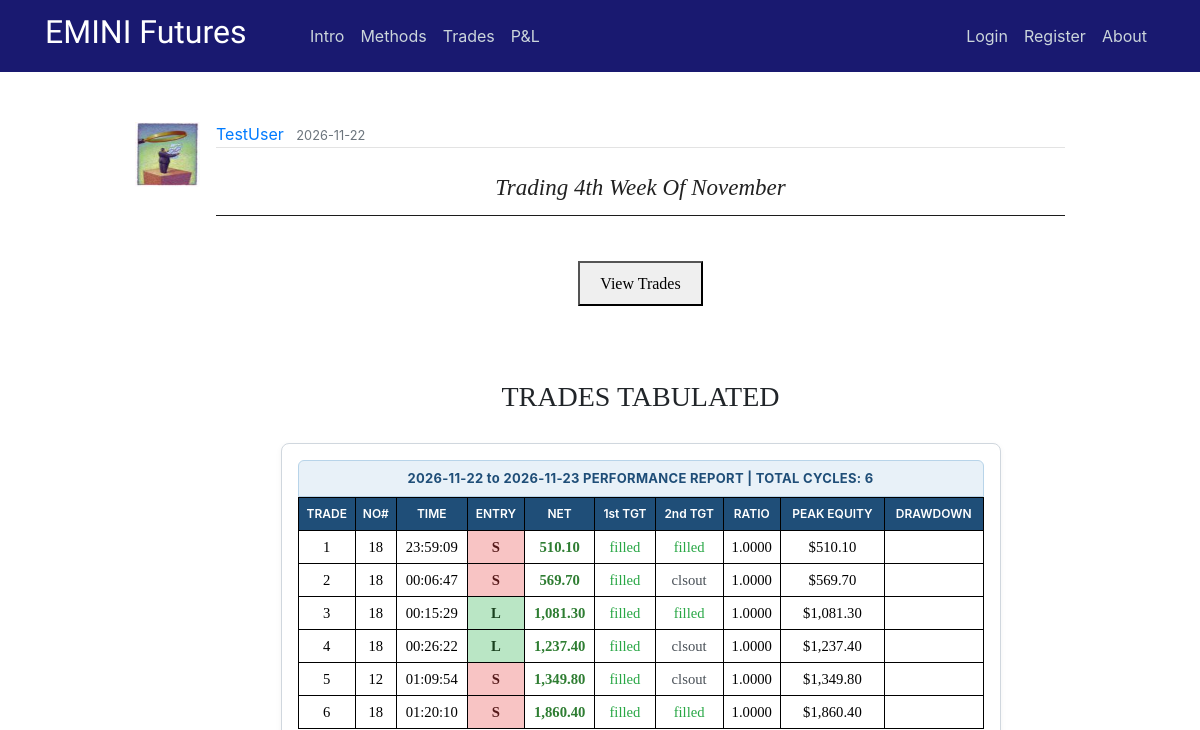
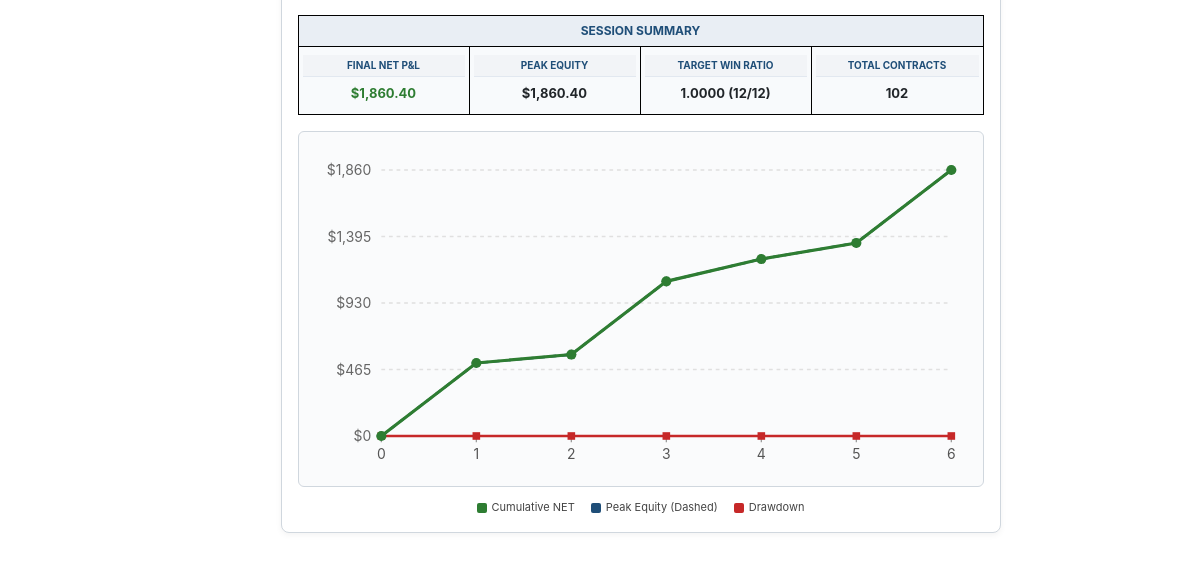
Page /post/392 on the earlier database version (2 pictures, top to bottom).
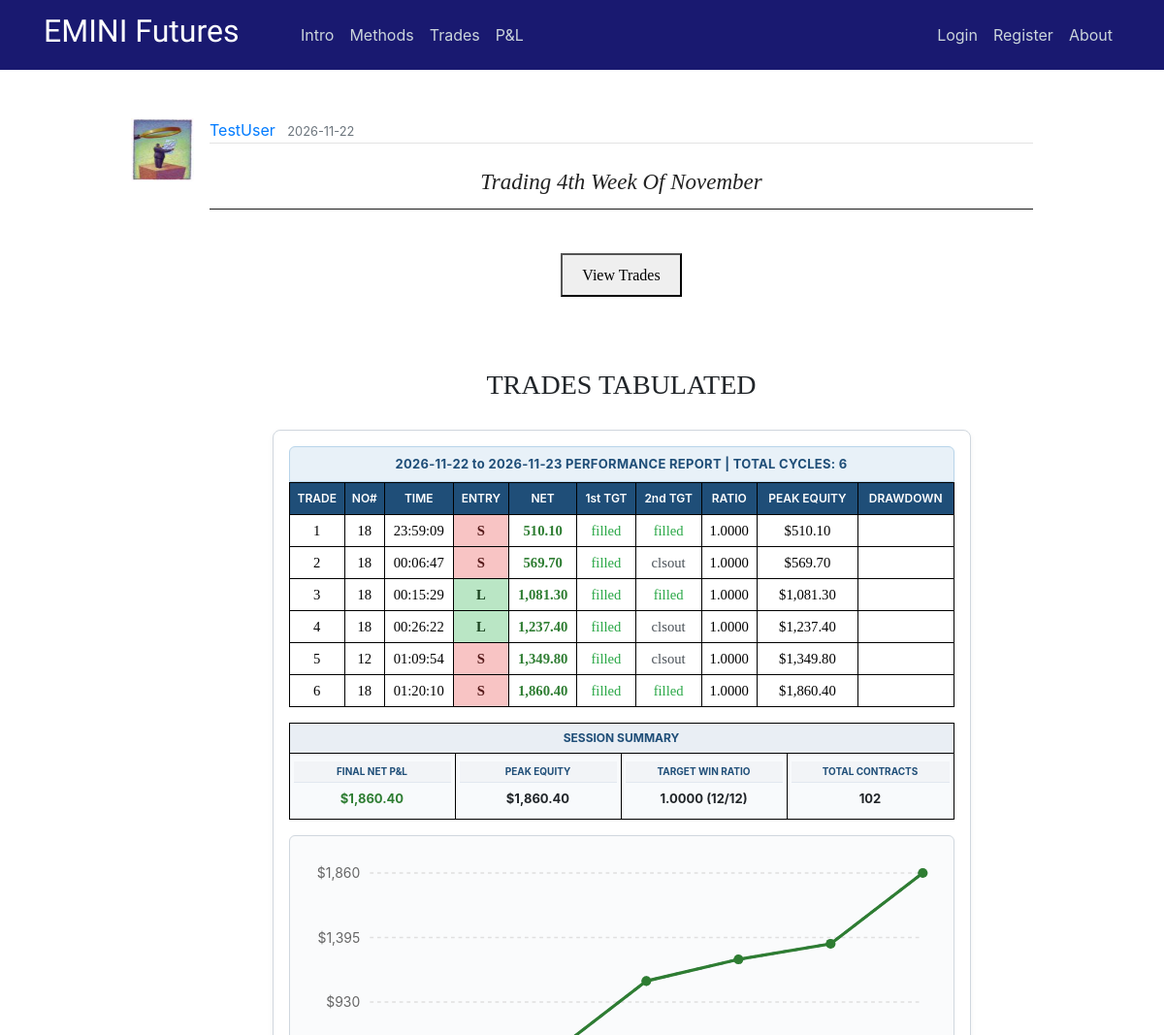
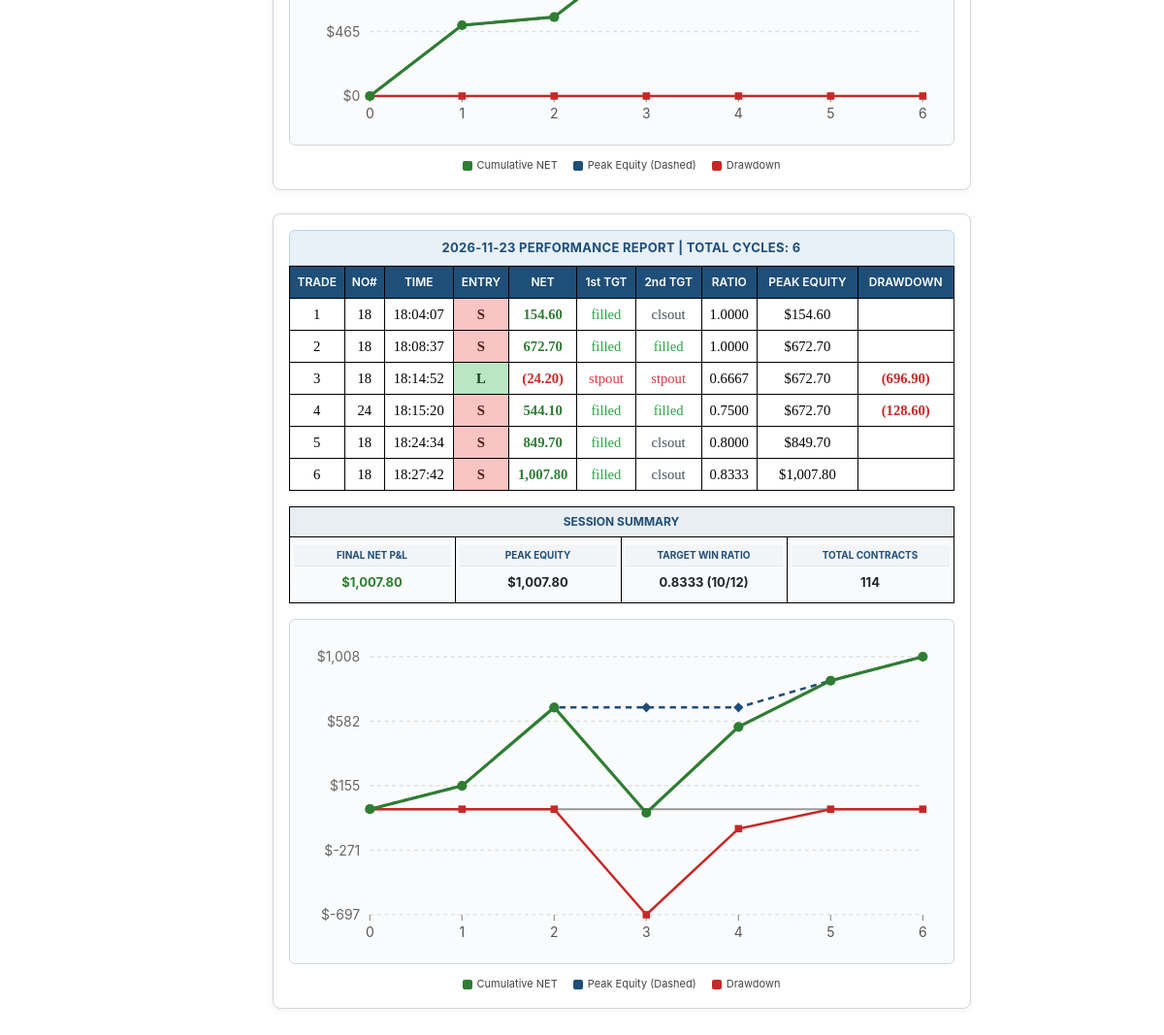
Same page on the later database version (2 pictures, top to bottom).
### flaskblog/models.py (models this page shows, shortened)
class User(db.Model, UserMixin):
    id = db.Column(db.Integer, primary_key=True)
    username = db.Column(db.String(20), unique=True, nullable=False)
    email = db.Column(db.String(120), unique=True, nullable=False)
    image_file = db.Column(db.String(20), nullable=False, default='default.jpg')
    password = db.Column(db.String(60), nullable=False)
    posts = db.relationship('Post', backref='author', lazy=True)

class Post(db.Model):
    id = db.Column(db.Integer, primary_key=True)
    title = db.Column(db.String(100), nullable=False)
    date_posted = db.Column(db.DateTime, nullable=False, default=datetime.utcnow)
    content = db.Column(db.Text, nullable=False)
    user_id = db.Column(db.Integer, db.ForeignKey('user.id'), nullable=False)
    teaser_title = db.Column(db.Text, nullable=True)
    teaser_details = db.Column(db.Text, nullable=True)
    teaser_caption = db.Column(db.Text, nullable=True)
    teaser_img = db.Column(db.Text, nullable=True)
    teaser_content = db.Column(db.Text, nullable=True)
    teaser_wkid = db.Column(db.Text, nullable=True)

### flaskblog/posts/routes.py (the view)
@posts.route("/post/<int:post_id>")
def post(post_id):
    post = Post.query.get_or_404(post_id)
    if len(post.teaser_wkid) != 0:
        weekly = post.teaser_wkid
    else:
        weekly = ""
    return render_template('post.html', weekly=weekly, title=post.title, post=post)

### flaskblog/templates/post.html (shortened to what this page needs)
{% extends "layout.html" %}
{% block content %}
  <article class="media content-section" style="border:none;">
    <img class="article-img" src="{{ url_for('static', filename='profile_pics/' + post.author.image_file) }}">
    <div class="media-body">
      <div class="article-metadata">
        <a class="mr-2" href="{{ url_for('users.user_posts', username=post.author.username) }}">{{ post.author.username }}</a>
        <small class="text-muted">{{ post.date_posted.strftime('%Y-%m-%d') }}</small>
      </div>
      <center><br><h3 class="hero-header">{{ post.title }}</h3><hr><br></center>
      {% if weekly |length %}
      <center><button onclick="myDetach()">View Trades</button></center>
      <br>
      <br>
      {% endif %}
      <br><H6>TRADES TABULATED</H6><br>
      {{ post.content|safe }}
  </article>
{% endblock content %}

### flaskblog/templates/layout.html (shortened to what this page needs)
<!DOCTYPE html>
<html xmlns:v="urn:schemas-microsoft-com:vml" xmlns:o="urn:schemas-microsoft-com:office:office" xmlns:x="urn:schemas-microsoft-com:office:excel" xmlns="http://www.w3.org/TR/REC-html40" >
    <head>
      <link rel="stylesheet" href="https://maxcdn.bootstrapcdn.com/bootstrap/4.0.0/css/bootstrap.min.css">
      <link rel="stylesheet" type="text/css" href="{{ url_for('static', filename='main.css') }}">
      <link rel="stylesheet" type="text/css" href="{{ url_for('static', filename='study.css') }}">
      <link rel="stylesheet" type="text/css" href="{{ url_for('static', filename='modal.css') }}">
      <link rel="Stylesheet" type="text/css" href="{{ url_for('static', filename='stylesheet.css') }}">
    </head>
    <body>
    <div class="grid">
    <header class="site-header">
          <nav class="navbar navbar-expand-md navbar-dark bg-steel fixed-top">
              <div class="container">
                <a class="navbar-brand mr-2" href="/"><h2><span style="font-family:Lobster Two">EMINI Futures &nbsp &nbsp &nbsp</span></h2></a>
                <div class="collapse navbar-collapse" id="navbarToggle">
                  <div class="navbar-nav mr-auto">
                    <a class="nav-item nav-link" href="{{ url_for('main.intro') }}">Intro</a>
                    <a class="nav-item nav-link" href="{{ url_for('main.methods') }}">Methods</a>
                    <a class="nav-item nav-link" href="{{ url_for('main.trades') }}">Trades</a>
                    <a class="nav-item nav-link" href="{{ url_for('main.pnl') }}">P&L</a>
                  </div>
                  <div class="navbar-nav">
                    {% if current_user.is_authenticated and current_user.username == "GuestUser" %}
                      <a class="nav-item nav-link" href="{{ url_for('users.login') }}">Members Login</a>
                      <a class="nav-item nav-link" href="{{ url_for('users.logout') }}">Logout</a>
                      <a class="nav-item nav-link" href="{{ url_for('main.about') }}">About</a>
                    {% else %}
                      {% if current_user.is_authenticated %}
                        <a class="nav-item nav-link" href="{{ url_for('posts.new_post') }}">New Post</a>
                        <a class="nav-item nav-link" href="{{ url_for('users.account') }}">Account</a>
                        <a class="nav-item nav-link" href="{{ url_for('users.logout') }}">Logout</a>
                        <a class="nav-item nav-link" href="{{ url_for('main.about') }}">About</a>
                      {% else %}
                        <a class="nav-item nav-link" href="{{ url_for('users.login') }}">Login</a>
                        <a class="nav-item nav-link" href="{{ url_for('users.register') }}">Register</a>
                        <a class="nav-item nav-link" href="{{ url_for('main.about') }}">About</a>
                      {% endif %}
                    {% endif %}
                  </div>
                </div>
              </div>
          </nav>
    </header>
    <main role="main" class="container-fluid site-header-border-adjust col-md-10">
      <div>
        {% block content %}{% endblock %}
      </div>
    </main>
    </body>
</html>

### flaskblog/static/main.css (style rules this page uses)
body { margin-top: 5rem; }
hr { margin-top: 1rem; margin-bottom: 1rem; border: 0; border-top: 1px solid rgba(0, 0, 0, 0.89); }
.bg-steel { background-color: midnightblue; }
.site-header .navbar-nav .nav-link { color: #cbd5db; }
.site-header-border-adjust { margin-top: 7rem; }
.content-section { background: #ffffff; padding: 10px 20px; border: 1px solid #000000; border-radius: 9px; margin-bottom: 20px; }
.article-img { height: 65px; width: 65px; margin-right: 16px; }
.article-metadata { padding-bottom: 1px; margin-bottom: 4px; border-bottom: 1px solid #e3e3e3 }

### flaskblog/static/study.css (style rules this page uses)
h3.hero-header { color: #222; text-transform: capitalize; font-weight: 400; font-style: italic; font-size: 28px; font-family: Baskerville, 'Baskerville Old Face', 'Hoefler Text', Garamond, 'Times New Roman', serif; }
h3 { font-weight: 700; line-height: 1; }
h6 { text-align: center; font-weight: 400; font-size: 24px; font-family: Baskerville, 'Baskerville Old Face', 'Hoefler Text', Garamond, 'Times New Roman', serif; line-height: 1; }
button { margin-top: 5px; margin-bottom: 5px; padding: 8px 20px 7px; font-family: Cambria, Georgia, serif; line-height: 1.6; }
@media screen and (min-width: 25rem) { h3.hero-header { font-size: 23px; } }
@media screen and (min-width: 36rem) { h6 { font-size: 26px; } }
@media screen and (min-width: 48rem) { h6 { font-size: 28px; } }

### flaskblog/static/modal.css (style rules this page uses)
img { margin-bottom: -4px; }

### flaskblog/static/stylesheet.css (style rules this page uses)
tr { mso-height-source:auto; mso-ruby-visibility:none; }
td { mso-style-parent:style0; padding-top:1px; padding-right:1px; padding-left:1px; mso-ignore:padding; mso-number-format:"General"; text-align:general; vertical-align:bottom; white-space:nowrap; mso-rotate:0; mso-pattern:auto; mso-background-source:auto; color:#000000; font-size:11.0pt; font-weight:400; font-style:normal; text-decoration:none; font-family:Calibri; mso-generic-font-family:auto; mso-font-charset:134; border:none; mso-protection:locked visible; }

Differences in the rows shown:
changed Post "Trading 4th Week Of November": content "…Peak Equity (Dashed) Drawdown" → "…Peak Equity (Dashed) Drawdown 2026-11-23 PERFORMANCE REPORT | TOTAL CYCLES: 6 TRADE NO# TIME ENTRY NET 1st TGT 2nd TGT RATIO PEAK EQUITY DRAWDOWN 1 18 18:04:07 S 154.60 filled clsout 1.0000 $154.60 2 18 18:08:37 S 672.70 filled filled 1.0000 $672.70 3 18 18:14:52 L (24.20) stpout stpout 0.6667 $672.70 (696.90) 4 24 18:15:20 S 544.10 filled filled 0.7500 $672.70 (128.60) 5 18 18:24:34 S 849.70 filled clsout 0.8000 $849.70 6 18 18:27:42 S 1,007.80 filled clsout 0.8333 $1,007.80 SESSION SUMMARY FINAL NET P&L $1,007.80 PEAK EQUITY $1,007.80 TARGET WIN RATIO 0.8333 (10/12) TOTAL CONTRACTS 114 $-697 $-271 $155 $582 $1,008 0 1 2 3 4 5 6 Cumulative NET Peak Equity (Dashed) Drawdown"
